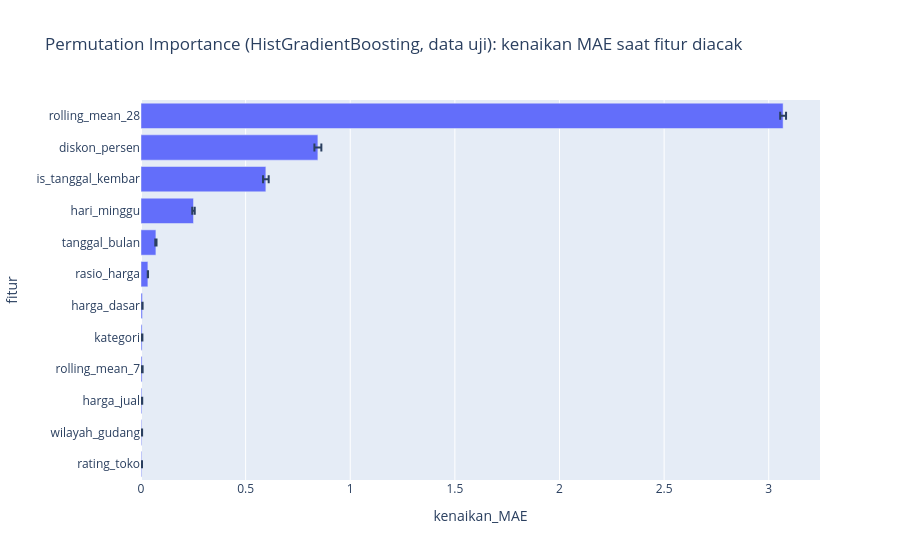

Source (notebook cell):
### Code cell
# Permutation importance pada SAMPEL data uji (hemat waktu pada big data)
idx_pi = np.random.default_rng(11).choice(len(X_test), size=20_000, replace=False)
t0 = time.perf_counter()
pi = permutation_importance(pipe_hgb, X_test.iloc[idx_pi], y_test[idx_pi],
                            scoring="neg_mean_absolute_error", n_repeats=5, random_state=2026, n_jobs=-1)
print(f"Permutation importance selesai dalam {time.perf_counter() - t0:.1f} detik")

imp_pi = pl.DataFrame({"fitur": FITUR, "kenaikan_MAE": pi.importances_mean,
                       "std": pi.importances_std}).sort("kenaikan_MAE", descending=True)
fig = px.bar(imp_pi.head(12).to_pandas(), x="kenaikan_MAE", y="fitur", orientation="h", error_x="std",
             title="Permutation Importance (HistGradientBoosting, data uji): kenaikan MAE saat fitur diacak")
fig.update_layout(yaxis={"categoryorder": "total ascending"})
fig.show()

### Figure 1 — Plotly figure (JSON) as saved in the notebook; plotly's stock layout.template omitted (floating-point values rounded to 4 significant figures)
{"data": [{"error_x": {"array": [0.01401, 0.01654, 0.01353, 0.005917, 0.00291, 0.0006196, 0.0007484, 0.001336, 0.00251, 0.001781, 0.001911, 0.001486]}, "hovertemplate": "kenaikan_MAE=%{x}<br>fitur=%{y}<extra></extra>", "legendgroup": "", "marker": {"color": "#636efa", "pattern": {"shape": ""}}, "name": "", "orientation": "h", "showlegend": false, "textposition": "auto", "type": "bar", "x": [3.069, 0.8454, 0.5967, 0.2509, 0.07124, 0.03294, 0.006798, 0.005315, 0.005222, 0.00404, 0.003317, 0.003315], "xaxis": "x", "y": ["rolling_mean_28", "diskon_persen", "is_tanggal_kembar", "hari_minggu", "tanggal_bulan", "rasio_harga", "harga_dasar", "kategori", "rolling_mean_7", "harga_jual", "wilayah_gudang", "rating_toko"], "yaxis": "y"}], "layout": {"barmode": "relative", "legend": {"tracegroupgap": 0}, "title": {"text": "Permutation Importance (HistGradientBoosting, data uji): kenaikan MAE saat fitur diacak"}, "xaxis": {"anchor": "y", "domain": [0, 1], "title": {"text": "kenaikan_MAE"}}, "yaxis": {"anchor": "x", "categoryorder": "total ascending", "domain": [0, 1], "title": {"text": "fitur"}}}}
